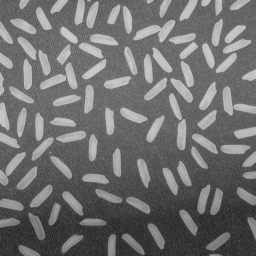
#> input picture 20211028/images/rice.png, 256 x 256 px; its folder holds only this picture in this run
$ python get_rice.py   (older library calls are emulated)
#> lines starting #> are read from the running program, lines starting #| are printed output that depends on the picture; after the words box and inside, x2 and y2 are one past the last pixel; in counts of white or black regions, pixels touching at a corner belong together; long printed decimals are rounded
### 20211028/moments.py
"""
A verbose implementation of how to compute some moments of objects, and
properties derived thereof.

For an image with values f[x, y], we have the following:

Moments

  m_pq = sum_x sum_y x^p * y^q f[x, y]

Central moments

  mu_pq = sum_x sum_y (x - cx)^p * (y - cy)^p f[x, y]

Normalized central moments

  nu_pq = mu_pq / (mu_00^((p+q)/2 + 1), for p+q >= 2

Where

  Area of a binary image:
    a = m_00
  Centroids (cx, cy):
    cx = m_10 / m_00
    cy = m_01 / m_00
  Covariance matrix:
    cov = [[mu_20, mu_11], [mu_11, mu_02]] / mu_00
  Orientation (angle of the major axis (largest eigenvector))
    theta = 1/2 * arctan( 2*mu_11 / (mu_20 - mu_02); if mu_20 != mu_02
    theta = 1/2 * np.pi / 2; if mu_20 == mu_02
"""

# pylint: disable=bad-indentation

import numpy as np
import cv2

def get_moment_list(label_image):
  """
  Compute moments for each foreground object found in an image, and return them.

  Args:
    label_mage: An image where the pixels from the same connected region share
                a label. If it is not already labeled, we label it in the start
                of the routine. It is assumed that the background is labeled 0,
                and foreground >0. An object is defined to be a set of equal pixel
                intensities, which are also serving as the label.
  Returns:
    moment_list: List of object moments and properties.
  """

  if not label_image.dtype is 'uint8':
    label_image = label_image.astype('uint8')
  if not len(np.unique(label_image)) > 2:
    _, label_image = cv2.connectedComponents(label_image)

  height, width = label_image.shape

  labels = np.unique(label_image)[1:] # We descard the background

  # Naive implementation. Traverse all objects, and then compute the moments by
  # traversing the whole image.
  moment_list = {}
  for obj_label in labels:
    # Compute raw moments
    moment = {}
    moment['m00'] = 0.0
    moment['m01'] = 0.0
    moment['m10'] = 0.0
    moment['m11'] = 0.0
    moment['m02'] = 0.0
    moment['m12'] = 0.0
    moment['m21'] = 0.0
    moment['m20'] = 0.0
    moment['m22'] = 0.0
    # Traverse the image (note the ordinary cartesian x,y coordinate convention)
    for y in range(height):
      for x in range(width):
        if label_image[y, x] == obj_label:
          # Assume label_image[y,x] = 1, st. area is in pixels^2 units
          moment['m00'] += 1
          moment['m10'] += x
          moment['m01'] += y
          moment['m11'] += x*y
          moment['m20'] += x*x
          moment['m02'] += y*y
          moment['m12'] += x*y*y
          moment['m21'] += x*x*y
          moment['m22'] += x*x*y*y

    if moment['m00'] > 0:

      # Centroid
      cx = moment['m10'] / moment['m00']
      cy = moment['m01'] / moment['m00']

      # Central moments
      moment['mu00'] = moment['m00']
      moment['mu01'] = 0
      moment['mu10'] = 0
      moment['mu11'] = moment['m11'] - cx*moment['m01']
      moment['mu20'] = moment['m20'] - cx*moment['m10']
      moment['mu02'] = moment['m02'] - cy*moment['m01']
      moment['mu21'] = moment['m21'] - 2*cx*moment['m11'] - cy*moment['m20'] + 2*cx*cx*moment['m01']
      moment['mu12'] = moment['m12'] - 2*cy*moment['m11'] - cx*moment['m02'] + 2*cy*cy*moment['m10']

      # Normalized central moments
      moment['nu00'] = 1
      moment['nu01'] = 0
      moment['nu10'] = 0
      moment['nu11'] = moment['mu11'] / (moment['mu00']**(2))
      moment['nu02'] = moment['mu02'] / (moment['mu00']**(2))
      moment['nu20'] = moment['mu20'] / (moment['mu00']**(2))
      moment['nu12'] = moment['mu12'] / (moment['mu00']**(2.5))
      moment['nu21'] = moment['mu21'] / (moment['mu00']**(2.5))

      # Misc properties
      moment['area'] = moment['m00']
      moment['cx'] = cx
      moment['cy'] = cy
      moment['cov_mat'] = np.array([[moment['mu20'], moment['mu11']],
                                    [moment['mu11'], moment['mu02']]])/moment['mu00']
      if moment['mu20'] == moment['mu02']:
          moment['theta'] = 1/2 * np.pi / 2
      else:
          moment['theta'] = 1/2 * np.arctan2(2*moment['mu11']/moment['mu00'],
                                             (moment['mu20'] - moment['mu02'])/moment['mu00'])

      moment_list[obj_label] = moment

  return moment_list

### 20211028/get_rice.py
import os
import numpy as np
import matplotlib.pyplot as plt
from matplotlib import gridspec
from skimage.color import label2rgb
import seaborn # pylint: disable=unused-import
import cv2

import moments

def plot_image(image, fig_num, name=None, colormap='gray', write_file=None):
  """Plot image"""
  fig = plt.figure(fig_num)
  plt.imshow(image, cmap=colormap, interpolation='none')
  if name is not None:
    plt.title(name)
  plt.xticks([]), plt.yticks([])
  plt.tight_layout()
  if write_file:
    fig.savefig(write_file, bbox_inches='tight', pad_inches=0)
  fig_num += 1
  return fig_num

def plot_line_and_histogram(ordinate,
                            abscissa=None,
                            fig_num=0,
                            title='Plot and histogram',
                            label='Value',
                            num_bins=None,
                            bin_range=None,
                            normed=True,
                            marker='',
                            linestyle='.',
                            linewidth=1.0):
  """2D line plot and histogram"""

  if abscissa is None:
    abscissa = np.array(list(range(len(ordinate))))
  if num_bins is None:
    num_bins = 10
  if bin_range is None:
    bin_range = [np.min(ordinate), np.max(ordinate)]

  #fig = plt.figure(fig_num, figsize=(8, 5))
  fig = plt.figure(fig_num)
  fig.suptitle(title)
  #gs = gridspec.GridSpec(2, 1, height_ratios=[3, 1], width_ratios=[1, 1])
  gs = gridspec.GridSpec(3, 1)
  ax0 = fig.add_subplot(gs[0:2, :])
  ax0.plot(abscissa, ordinate, marker=marker, linestyle=linestyle,
           linewidth=linewidth)
  ax0.set_ylabel(label)
  ax1 = fig.add_subplot(gs[2, :])
  ax1.hist(ordinate, bins=num_bins, range=bin_range)
  ax1.set_xlabel(label)

  gs.tight_layout(fig)
  fig_num += 1

  return fig_num

def main():
  """Connected components"""
  # Configurations
  fig_num = 0
  os.makedirs('results/task02', exist_ok=True)
  # Step 1: Read image
  image_file = './images/rice.png'
  image = cv2.imread(image_file, cv2.IMREAD_GRAYSCALE)
#> image is the input picture: shape (256, 256); min 40, max 204, mean 111.2
  fig_num = plot_image(image, fig_num,
                       write_file='results/task02/original_image.png')
#> fig_num = 1

  # Step 2: Use morphological opening to estimate the background
  selem = cv2.getStructuringElement(cv2.MORPH_ELLIPSE, (31, 31))
  background = cv2.morphologyEx(image, cv2.MORPH_OPEN, selem)
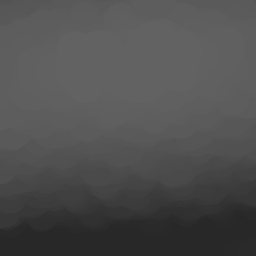
#> background: shape (256, 256); min 40, max 98, mean 79
  fig_num = plot_image(background, fig_num,
                       write_file='results/task02/background_image.png')
#> fig_num = 2

  # Step 3: Subtract the background image from the original image
  foreground = cv2.subtract(image, background)
  fig_num = plot_image(foreground, fig_num,
                       write_file='results/task02/foreground_image.png')
#> fig_num = 3

  # Step 4: Increase the image contrast
  # Here, we can implement our own, or use the built in global histogram equalization
  contrasted = cv2.equalizeHist(foreground)
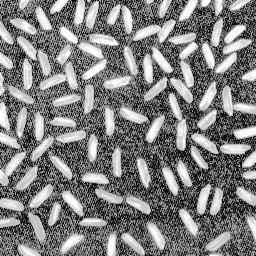
#> contrasted: shape (256, 256); min 0, max 255, mean 127.4
  # Or we can try out the Contrast Limited Adaptive Histogram Equalization
  #clahe = cv2.createCLAHE()
  #contrasted = clahe.apply(foreground)
  fig_num = plot_image(contrasted, fig_num,
                       write_file='results/task02/histeq_image.png')
#> fig_num = 4
  # As is evident, none seems to work very well

  # Step 5: Threshold the image
  # The contrast adjustments seems to only make things worse (way to much
  # contrast emphasis on the background noise), so we threshold the foreground
  # image directly.
  thresh_otsu, binary_image = cv2.threshold(foreground.astype(np.uint8), 0, 255,
                                            cv2.THRESH_BINARY+cv2.THRESH_OTSU)
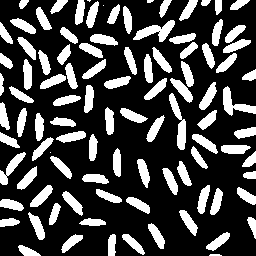
#> binary_image: shape (256, 256); 27% white; 99 white regions (4 under 20 px), largest, box (x1, y1, x2, y2) and area: (133, 20, 175, 42) 404, (169, 93, 186, 150) 399, (223, 86, 256, 116) 376
#> thresh_otsu = 49

  print('Threshold: ', thresh_otsu)
#| Threshold:  49.0
  fig_num = plot_image(binary_image, fig_num,
                       write_file='results/task02/thresholded_image.png')
#> fig_num = 5

  # Step 6: Label objects in the image
  _, label_image = cv2.connectedComponents(binary_image, connectivity=4)
#> label_image: shape (256, 256) int32; 102 distinct labels, from 0 to 101

  # Step 7: Examine the label image
  # First, we select the grain labeled 43, and finds its contour
  single_grain_full = (label_image == 43)
#> single_grain_full: shape (256, 256) bool; 0.32% white; 1 white region
  cnt_list, _ = cv2.findContours(single_grain_full.astype(np.uint8),
                                    cv2.RETR_EXTERNAL,
                                    cv2.CHAIN_APPROX_NONE)
#> cnt_list = 1 contour; box (x1, y1, x2, y2) and area: (104, 76, 131, 89) 180

  # As there is only one contour, we select it, and use it to compute a
  # bounding box around the grain
  grain_contour = cnt_list[0]
#> grain_contour = contour of 57 points, box (x1, y1, x2, y2) (104, 76, 131, 89), area 180
  y_start, x_start, dy, dx = cv2.boundingRect(grain_contour)
#> y_start = 104; x_start = 76; dy = 27; dx = 13
  grain_min_bbox = label_image[x_start:x_start+dx, y_start:y_start+dy].astype(np.uint8)

  # grain_min_bbox is the minimal bounding box around the grain, so we pad it a
  # bit before we display it.
  grain_bbox = cv2.copyMakeBorder(grain_min_bbox, 10, 10, 10, 10,
                                  cv2.BORDER_CONSTANT, value=0)
#> grain_bbox: shape (33, 47); values 0 (black) and 43 (white), 13.5% white; 1 white region, box (x1, y1, x2, y2) and area: (10, 10, 37, 23) 209
  fig_num = plot_image(grain_bbox, fig_num,
                       write_file='results/task02/grain_43.png')
#> fig_num = 6

  # Step 8: Display the label image
  fig_num = plot_image(label2rgb(label_image), fig_num,
                       write_file='results/task02/rgb_label_image.png')
#> in plot_image (call 7), `fig.savefig(write_file, bbox_inches='tight', pad_inches=0)`:
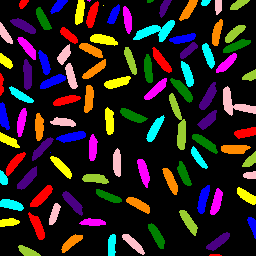
#> shown: shape (256, 256, 3) float64; mean R, G, B 0.159, 0.124, 0.119
#> in plot_image (call 7), `fig_num += 1`: fig_num = 7
#> fig_num = 7
  fig_num = plot_image(label_image, fig_num, colormap='magma',
                       write_file='results/task02/gl_label_image.png')
#> fig_num = 8

  # Step 9 (and 12): Measure centroid, area (and orientation) of object We compute all properties using their moments.
  # moments from interior of objects (own implementation)
  moment_dict = moments.get_moment_list(label_image)
#> in get_moment_list, `label_image = label_image.astype('uint8')`:
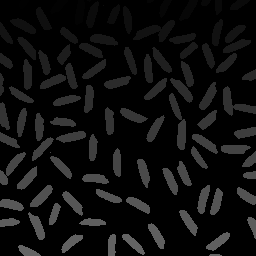
#> label_image: shape (256, 256); min 0, max 101, mean 14.2
#> in get_moment_list, `labels = np.unique(label_image)[1:]`: labels = 101 values from 1 to 101
#> the loop in get_moment_list, `for obj_label in labels:` made 101 passes
#> (cx, cy) on passes 1 to 12: (22.82, 3.34), (58.04, 5.62), (79.43, 11.76), (88.6, 0.2), (149.5, 0.824), (164, 7.13), (188.1, 9.43), (204.9, 2.24), (217.9, 6.1), (238.3, 4.11), (91.91, 14.49), (113.5, 14.45)
#> cx on pass 100: 27.34
#> after the loop in get_moment_list, `for obj_label in labels:`: moment_list = 101 items
#> moment_dict = 101 items
  print(moment_dict[1])
#> (printed output is left out)


  # Superimplose labels, centriods and orientation over this image
  fig = plt.figure(fig_num)
  plt.imshow(image, cmap='gray', interpolation='none')
  plt.xticks([]), plt.yticks([])
  plt.tight_layout()
  obj_properties = {}
  for ind, obj_moments in moment_dict.items():
    if obj_moments['m00'] > 0:
      # Area
      area = obj_moments['m00']
      theta = obj_moments['theta']
      cx = int(obj_moments['m10'] / obj_moments['m00'])
      cy = int(obj_moments['m01'] / obj_moments['m00'])
      rho = 10
      dx = rho*np.cos(theta)
      dy = rho*np.sin(theta)
      if abs(theta*180/np.pi) <= 20:
        plt.plot([cx-dx, cx, cx+dx], [cy-dy, cy, cy+dy], 'go-')
      else:
        plt.plot([cx-dx, cx, cx+dx], [cy-dy, cy, cy+dy], 'bo-')
      plt.text(cx, cy, str(ind), color='red', fontsize=14)
      # Store properties
      props = {}
      props['area'] = area
      props['cx'] = cx
      props['cy'] = cy
      props['theta'] = theta*180/np.pi
      obj_properties[ind] = props
#> this loop made 101 passes
#> (area, theta, cx, cy, dx, dy) on passes 1, 2, 3, 6, 7, 8, 9, 10, 11, 12, 14, 15: (61, -0.761, 22, 3, 7.24, -6.89), (130, -0.707, 58, 5, 7.6, -6.5), (186, -1.41, 79, 11, 1.63, -9.87), (119, -1.13, 163, 7, 4.29, -9.03), (187, -0.958, 188, 9, 5.75, -8.18), (46, -0.322, 204, 2, 9.49, -3.17), (91, -1.52, 217, 6, 0.53, -9.99), (118, -0.433, 238, 4, 9.08, -4.19), (197, -1.27, 91, 14, 2.96, -9.55), (140, -1.12, 113, 14, 4.34, -9.01), (179, 1.42, 127, 19, 1.49, 9.89), (189, 1.09, 42, 18, 4.62, 8.87)
#> (area, theta, cx, cy, dx) on pass 68: (156, 0.962, 198, 157, 5.72)
  print(obj_properties[1])
#| {'area': 61.0, 'cx': 22, 'cy': 3, 'theta': -43.576}

  axes = plt.gca()
  axes.set_xlim([0, label_image.shape[0]])
  axes.set_ylim([label_image.shape[1], 0])
  fig.savefig('results/task02/marked_image.png', bbox_inches='tight', pad_inches=0)
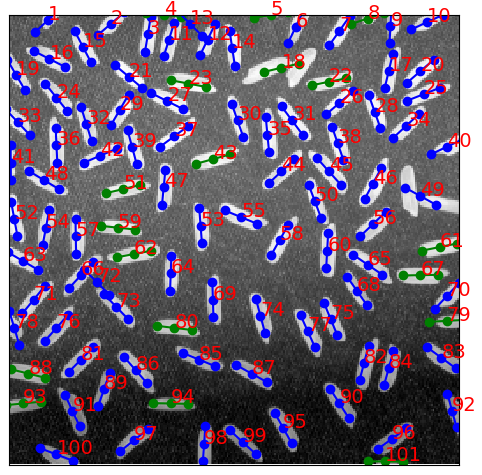
#> figure drawn by matplotlib, 1 panel
  fig_num += 1

  areas = []
  orientations = []
  print('Object      Area Orientation Centroid')
  for ind, props in obj_properties.items():
    areas.append(props['area'])
    orientations.append(props['theta'])
    print('{0:>6} {1:>9,.0f} {2:>11,.2f} ({3:>3}, {4:>3})'.format(ind,
                                                                  props['area'],
                                                                  props['theta'],
                                                                  props['cx'],
                                                                  props['cy']))
#> this loop made 101 passes
#> props on passes 1 to 12: {'area': 61, 'cx': 22, 'cy': 3, 'theta': -43.58}, {'area': 130, 'cx': 58, 'cy': 5, 'theta': -40.53}, {'area': 186, 'cx': 79, 'cy': 11, 'theta': -80.62}, {'area': 5, 'cx': 88, 'cy': 0, 'theta': 5.15}, {'area': 17, 'cx': 149, 'cy': 0, 'theta': -9.17}, {'area': 119, 'cx': 163, 'cy': 7, 'theta': -64.62}, {'area': 187, 'cx': 188, 'cy': 9, 'theta': -54.87}, {'area': 46, 'cx': 204, 'cy': 2, 'theta': -18.47}, {'area': 91, 'cx': 217, 'cy': 6, 'theta': -86.96}, {'area': 118, 'cx': 238, 'cy': 4, 'theta': -24.79}, {'area': 197, 'cx': 91, 'cy': 14, 'theta': -72.77}, {'area': 140, 'cx': 113, 'cy': 14, 'theta': -64.29}
#|      1        61      -43.58 ( 22,   3)
#|      2       130      -40.53 ( 58,   5)
#|      3       186      -80.62 ( 79,  11)
#|      4         5        5.15 ( 88,   0)
#|      5        17       -9.17 (149,   0)
#|      6       119      -64.62 (163,   7)
#|      7       187      -54.87 (188,   9)
#|      8        46      -18.47 (204,   2)
#> (further printed lines are left out)

  fig_num = plot_line_and_histogram(areas, title='Areas', marker='*',
                                    linestyle='', fig_num=fig_num, num_bins=30,
                                    normed=False, label='Area (pixels)')
  fig_num = plot_line_and_histogram(orientations, title='Orientations',
                                    marker='*', linestyle='',
                                    fig_num=fig_num, num_bins=30,
                                    normed=False, label='Angle (degrees)')

  # Index + 1 because of zero indexing in list, while the object labels are
  # enumerated from 1 (since label 0 is reserved to backround).
  print('Grain {} has the largest area of {} pixels'.format(np.argmax(areas)+1,
                                                            np.max(areas)))
#| Grain 18 has the largest area of 404.0 pixels
  print('Mean area: {0:.2f}'.format(np.mean(areas)))
#| Mean area: 175.01

  plt.show()
#> figure, not shown here; panel 1: curve peaks at x = 17, y = 404; panel 2: tallest bar 21 high, from x = 175.6 to 189.1
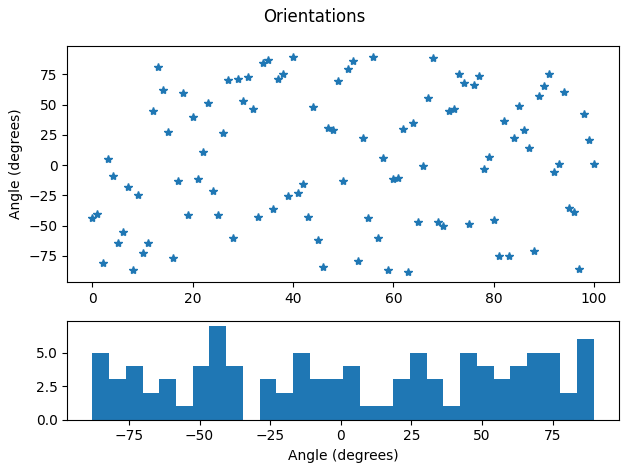
#> figure drawn by matplotlib, 2 panels; panel 1: curve peaks at x = 40, y = 89.56; panel 2: tallest bar 7 high, from x = -46.47 to -40.56

if __name__ == "__main__":
  main()
